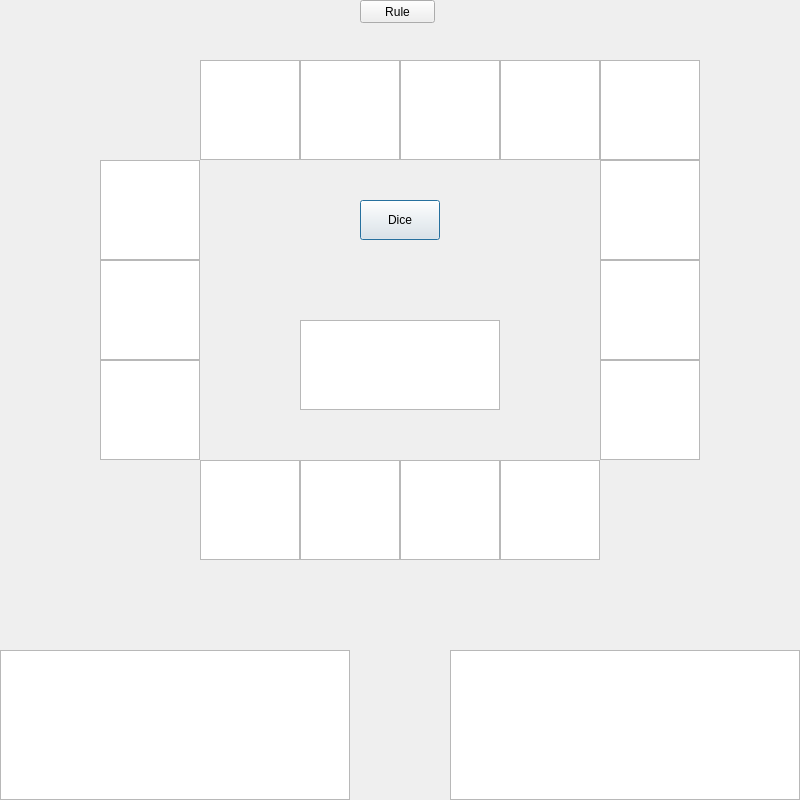
<?xml version="1.0" encoding="UTF-8"?>
<ui version="4.0">
 <class>Dialog</class>
 <widget class="QDialog" name="Dialog">
  <property name="geometry">
   <rect>
    <x>0</x>
    <y>0</y>
    <width>800</width>
    <height>800</height>
   </rect>
  </property>
  <property name="windowTitle">
   <string>Random Dice</string>
  </property>
  <widget class="QPushButton" name="btn1">
   <property name="geometry">
    <rect>
     <x>360</x>
     <y>200</y>
     <width>80</width>
     <height>40</height>
    </rect>
   </property>
   <property name="text">
    <string>Dice</string>
   </property>
  </widget>
  <widget class="QTextBrowser" name="player2_text">
   <property name="geometry">
    <rect>
     <x>450</x>
     <y>650</y>
     <width>350</width>
     <height>150</height>
    </rect>
   </property>
  </widget>
  <widget class="QGraphicsView" name="land_10">
   <property name="geometry">
    <rect>
     <x>200</x>
     <y>60</y>
     <width>100</width>
     <height>100</height>
    </rect>
   </property>
  </widget>
  <widget class="QGraphicsView" name="land_13">
   <property name="geometry">
    <rect>
     <x>500</x>
     <y>60</y>
     <width>100</width>
     <height>100</height>
    </rect>
   </property>
  </widget>
  <widget class="QGraphicsView" name="land_11">
   <property name="geometry">
    <rect>
     <x>300</x>
     <y>60</y>
     <width>100</width>
     <height>100</height>
    </rect>
   </property>
  </widget>
  <widget class="QGraphicsView" name="land_12">
   <property name="geometry">
    <rect>
     <x>400</x>
     <y>60</y>
     <width>100</width>
     <height>100</height>
    </rect>
   </property>
  </widget>
  <widget class="QGraphicsView" name="land_08">
   <property name="geometry">
    <rect>
     <x>100</x>
     <y>160</y>
     <width>100</width>
     <height>100</height>
    </rect>
   </property>
  </widget>
  <widget class="QGraphicsView" name="land_07">
   <property name="geometry">
    <rect>
     <x>100</x>
     <y>260</y>
     <width>100</width>
     <height>100</height>
    </rect>
   </property>
  </widget>
  <widget class="QGraphicsView" name="land_06">
   <property name="geometry">
    <rect>
     <x>100</x>
     <y>360</y>
     <width>100</width>
     <height>100</height>
    </rect>
   </property>
  </widget>
  <widget class="QGraphicsView" name="land_03">
   <property name="geometry">
    <rect>
     <x>300</x>
     <y>460</y>
     <width>100</width>
     <height>100</height>
    </rect>
   </property>
  </widget>
  <widget class="QGraphicsView" name="land_04">
   <property name="geometry">
    <rect>
     <x>200</x>
     <y>460</y>
     <width>100</width>
     <height>100</height>
    </rect>
   </property>
  </widget>
  <widget class="QGraphicsView" name="land_02">
   <property name="geometry">
    <rect>
     <x>400</x>
     <y>460</y>
     <width>100</width>
     <height>100</height>
    </rect>
   </property>
  </widget>
  <widget class="QGraphicsView" name="land_01">
   <property name="geometry">
    <rect>
     <x>500</x>
     <y>460</y>
     <width>100</width>
     <height>100</height>
    </rect>
   </property>
  </widget>
  <widget class="QGraphicsView" name="land_14">
   <property name="geometry">
    <rect>
     <x>600</x>
     <y>60</y>
     <width>100</width>
     <height>100</height>
    </rect>
   </property>
  </widget>
  <widget class="QGraphicsView" name="land_15">
   <property name="geometry">
    <rect>
     <x>600</x>
     <y>160</y>
     <width>100</width>
     <height>100</height>
    </rect>
   </property>
  </widget>
  <widget class="QGraphicsView" name="land_17">
   <property name="geometry">
    <rect>
     <x>600</x>
     <y>360</y>
     <width>100</width>
     <height>100</height>
    </rect>
   </property>
  </widget>
  <widget class="QGraphicsView" name="land_16">
   <property name="geometry">
    <rect>
     <x>600</x>
     <y>260</y>
     <width>100</width>
     <height>100</height>
    </rect>
   </property>
  </widget>
  <widget class="QTextBrowser" name="player1_text">
   <property name="geometry">
    <rect>
     <x>0</x>
     <y>650</y>
     <width>350</width>
     <height>150</height>
    </rect>
   </property>
  </widget>
  <widget class="QLabel" name="label_1">
   <property name="geometry">
    <rect>
     <x>0</x>
     <y>260</y>
     <width>90</width>
     <height>80</height>
    </rect>
   </property>
   <property name="text">
    <string/>
   </property>
   <property name="pixmap">
    <pixmap>../_image/player1_resize.png</pixmap>
   </property>
   <property name="scaledContents">
    <bool>true</bool>
   </property>
  </widget>
  <widget class="QLabel" name="label_2">
   <property name="geometry">
    <rect>
     <x>710</x>
     <y>260</y>
     <width>90</width>
     <height>80</height>
    </rect>
   </property>
   <property name="text">
    <string/>
   </property>
   <property name="pixmap">
    <pixmap>../_image/player2_resize.png</pixmap>
   </property>
   <property name="scaledContents">
    <bool>true</bool>
   </property>
  </widget>
  <widget class="QLabel" name="label_3">
   <property name="geometry">
    <rect>
     <x>220</x>
     <y>200</y>
     <width>80</width>
     <height>80</height>
    </rect>
   </property>
   <property name="text">
    <string/>
   </property>
  </widget>
  <widget class="QLabel" name="player1">
   <property name="geometry">
    <rect>
     <x>610</x>
     <y>470</y>
     <width>40</width>
     <height>40</height>
    </rect>
   </property>
   <property name="text">
    <string/>
   </property>
   <property name="pixmap">
    <pixmap>../_image/player1_resize.png</pixmap>
   </property>
   <property name="scaledContents">
    <bool>true</bool>
   </property>
  </widget>
  <widget class="QLabel" name="player2">
   <property name="geometry">
    <rect>
     <x>650</x>
     <y>510</y>
     <width>40</width>
     <height>40</height>
    </rect>
   </property>
   <property name="text">
    <string/>
   </property>
   <property name="pixmap">
    <pixmap>../_image/player2_resize.png</pixmap>
   </property>
  </widget>
  <widget class="QTextBrowser" name="main_text">
   <property name="geometry">
    <rect>
     <x>300</x>
     <y>320</y>
     <width>200</width>
     <height>90</height>
    </rect>
   </property>
  </widget>
  <widget class="QPushButton" name="rule">
   <property name="geometry">
    <rect>
     <x>360</x>
     <y>0</y>
     <width>75</width>
     <height>23</height>
    </rect>
   </property>
   <property name="text">
    <string>Rule</string>
   </property>
  </widget>
  <widget class="QLabel" name="label_4">
   <property name="geometry">
    <rect>
     <x>100</x>
     <y>460</y>
     <width>100</width>
     <height>100</height>
    </rect>
   </property>
   <property name="text">
    <string/>
   </property>
   <property name="pixmap">
    <pixmap>../_image/desert_island.jpeg</pixmap>
   </property>
   <property name="scaledContents">
    <bool>true</bool>
   </property>
  </widget>
  <widget class="QLabel" name="label_5">
   <property name="geometry">
    <rect>
     <x>100</x>
     <y>60</y>
     <width>100</width>
     <height>100</height>
    </rect>
   </property>
   <property name="text">
    <string/>
   </property>
   <property name="pixmap">
    <pixmap>../_image/storm.jpg</pixmap>
   </property>
   <property name="scaledContents">
    <bool>true</bool>
   </property>
  </widget>
  <widget class="QLabel" name="label_6">
   <property name="geometry">
    <rect>
     <x>0</x>
     <y>0</y>
     <width>800</width>
     <height>800</height>
    </rect>
   </property>
   <property name="text">
    <string/>
   </property>
   <property name="pixmap">
    <pixmap>../_image/wallpapers.jpg</pixmap>
   </property>
   <property name="scaledContents">
    <bool>true</bool>
   </property>
  </widget>
  <widget class="QLabel" name="label_7">
   <property name="geometry">
    <rect>
     <x>600</x>
     <y>460</y>
     <width>100</width>
     <height>100</height>
    </rect>
   </property>
   <property name="text">
    <string/>
   </property>
   <property name="pixmap">
    <pixmap>../_image/start_line.jpg</pixmap>
   </property>
   <property name="scaledContents">
    <bool>true</bool>
   </property>
  </widget>
  <zorder>label_6</zorder>
  <zorder>label_7</zorder>
  <zorder>label_5</zorder>
  <zorder>label_4</zorder>
  <zorder>btn1</zorder>
  <zorder>player2_text</zorder>
  <zorder>land_10</zorder>
  <zorder>land_13</zorder>
  <zorder>land_11</zorder>
  <zorder>land_12</zorder>
  <zorder>land_08</zorder>
  <zorder>land_07</zorder>
  <zorder>land_06</zorder>
  <zorder>land_03</zorder>
  <zorder>land_04</zorder>
  <zorder>land_02</zorder>
  <zorder>land_01</zorder>
  <zorder>land_14</zorder>
  <zorder>land_15</zorder>
  <zorder>land_17</zorder>
  <zorder>land_16</zorder>
  <zorder>player1_text</zorder>
  <zorder>label_1</zorder>
  <zorder>label_2</zorder>
  <zorder>label_3</zorder>
  <zorder>player1</zorder>
  <zorder>player2</zorder>
  <zorder>main_text</zorder>
  <zorder>rule</zorder>
 </widget>
 <resources>
  <include location="test.qrc"/>
 </resources>
 <connections/>
</ui>
